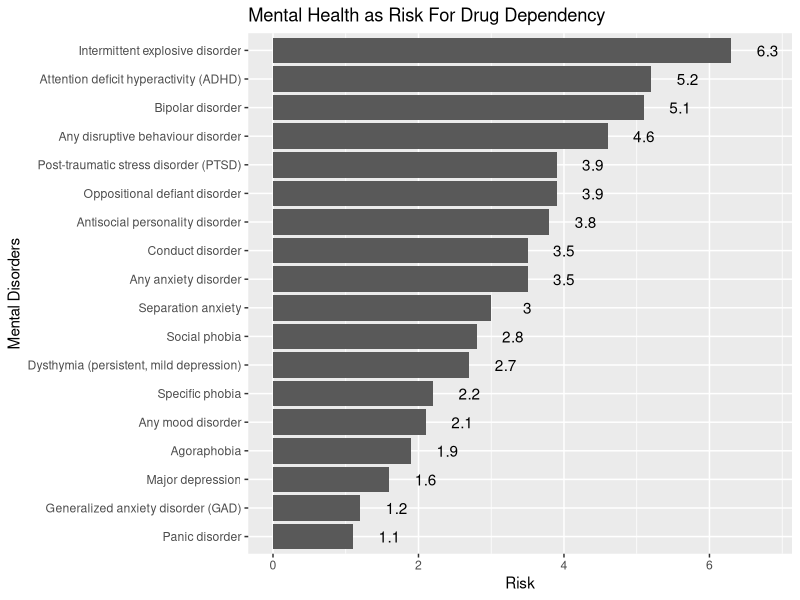

Recreate this plot in R.
## ---- chunk 1
knitr::opts_chunk$set(echo = TRUE)
library(ggplot2) 
library(scales)
library(dplyr)
library(ggtext)
## ---- chunk 2
rm(list=ls())
mental_head_risk <- read.csv("./DATA/mental-health-as-risk-for-drug-dependency.csv")
colnames(mental_head_risk) <- c("Disorder","Risk")
## ---- chunk 3
mental_head_risk  %>% ggplot() + geom_col(aes(x=reorder(Disorder,Risk),y=Risk)) +
  coord_flip() + labs(title="Mental Health as Risk For Drug Dependency",
                      x="Mental Disorders") +
  geom_text(aes(x=Disorder,y=Risk,label=Risk),nudge_y = 0.5)
